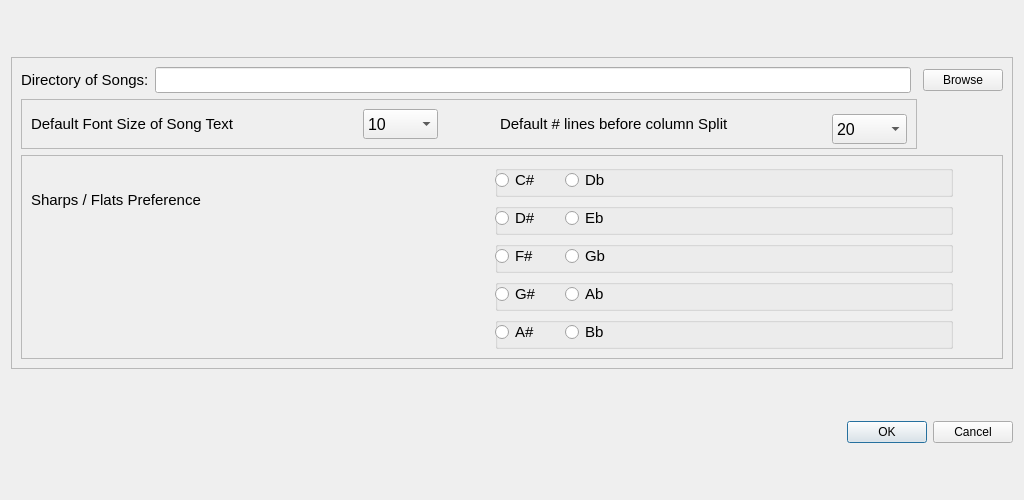
<?xml version="1.0" encoding="UTF-8"?>
<ui version="4.0">
 <class>PrefsEditor</class>
 <widget class="QDialog" name="PrefsEditor">
  <property name="geometry">
   <rect>
    <x>0</x>
    <y>0</y>
    <width>1024</width>
    <height>500</height>
   </rect>
  </property>
  <property name="minimumSize">
   <size>
    <width>1024</width>
    <height>500</height>
   </size>
  </property>
  <property name="windowTitle">
   <string>Dialog</string>
  </property>
  <layout class="QVBoxLayout" name="verticalLayout">
   <item>
    <widget class="QFrame" name="frame">
     <property name="sizePolicy">
      <sizepolicy hsizetype="Maximum" vsizetype="Maximum">
       <horstretch>0</horstretch>
       <verstretch>0</verstretch>
      </sizepolicy>
     </property>
     <property name="maximumSize">
      <size>
       <width>2000</width>
       <height>16777215</height>
      </size>
     </property>
     <property name="frameShape">
      <enum>QFrame::StyledPanel</enum>
     </property>
     <property name="frameShadow">
      <enum>QFrame::Raised</enum>
     </property>
     <layout class="QGridLayout" name="gridLayout">
      <item row="0" column="0">
       <widget class="QLabel" name="label">
        <property name="font">
         <font>
          <pointsize>11</pointsize>
         </font>
        </property>
        <property name="text">
         <string>Directory of Songs:</string>
        </property>
       </widget>
      </item>
      <item row="1" column="0" colspan="3">
       <widget class="QFrame" name="frame_3">
        <property name="minimumSize">
         <size>
          <width>0</width>
          <height>30</height>
         </size>
        </property>
        <property name="frameShape">
         <enum>QFrame::StyledPanel</enum>
        </property>
        <property name="frameShadow">
         <enum>QFrame::Raised</enum>
        </property>
        <layout class="QGridLayout" name="gridLayout_3">
         <item row="0" column="3">
          <widget class="QLabel" name="label_4">
           <property name="minimumSize">
            <size>
             <width>250</width>
             <height>0</height>
            </size>
           </property>
           <property name="font">
            <font>
             <pointsize>11</pointsize>
            </font>
           </property>
           <property name="text">
            <string>Default # lines before column Split</string>
           </property>
           <property name="wordWrap">
            <bool>true</bool>
           </property>
          </widget>
         </item>
         <item row="0" column="4">
          <widget class="QComboBox" name="PageSize">
           <property name="minimumSize">
            <size>
             <width>75</width>
             <height>30</height>
            </size>
           </property>
           <property name="maximumSize">
            <size>
             <width>30</width>
             <height>20</height>
            </size>
           </property>
           <property name="font">
            <font>
             <pointsize>12</pointsize>
            </font>
           </property>
           <item>
            <property name="text">
             <string>20</string>
            </property>
           </item>
           <item>
            <property name="text">
             <string>21</string>
            </property>
           </item>
           <item>
            <property name="text">
             <string>22</string>
            </property>
           </item>
           <item>
            <property name="text">
             <string>23</string>
            </property>
           </item>
           <item>
            <property name="text">
             <string>24</string>
            </property>
           </item>
           <item>
            <property name="text">
             <string>25</string>
            </property>
           </item>
           <item>
            <property name="text">
             <string>26</string>
            </property>
           </item>
           <item>
            <property name="text">
             <string>27</string>
            </property>
           </item>
           <item>
            <property name="text">
             <string>28</string>
            </property>
           </item>
           <item>
            <property name="text">
             <string>29</string>
            </property>
           </item>
           <item>
            <property name="text">
             <string>30</string>
            </property>
           </item>
           <item>
            <property name="text">
             <string>31</string>
            </property>
           </item>
           <item>
            <property name="text">
             <string>32</string>
            </property>
           </item>
           <item>
            <property name="text">
             <string>33</string>
            </property>
           </item>
           <item>
            <property name="text">
             <string>34</string>
            </property>
           </item>
           <item>
            <property name="text">
             <string>35</string>
            </property>
           </item>
           <item>
            <property name="text">
             <string>36</string>
            </property>
           </item>
           <item>
            <property name="text">
             <string>37</string>
            </property>
           </item>
           <item>
            <property name="text">
             <string>38</string>
            </property>
           </item>
           <item>
            <property name="text">
             <string>39</string>
            </property>
           </item>
           <item>
            <property name="text">
             <string>40</string>
            </property>
           </item>
           <item>
            <property name="text">
             <string>41</string>
            </property>
           </item>
           <item>
            <property name="text">
             <string>42</string>
            </property>
           </item>
           <item>
            <property name="text">
             <string>43</string>
            </property>
           </item>
           <item>
            <property name="text">
             <string>44</string>
            </property>
           </item>
           <item>
            <property name="text">
             <string>45</string>
            </property>
           </item>
           <item>
            <property name="text">
             <string>46</string>
            </property>
           </item>
           <item>
            <property name="text">
             <string>47</string>
            </property>
           </item>
           <item>
            <property name="text">
             <string>48</string>
            </property>
           </item>
           <item>
            <property name="text">
             <string>49</string>
            </property>
           </item>
           <item>
            <property name="text">
             <string>50</string>
            </property>
           </item>
          </widget>
         </item>
         <item row="0" column="1">
          <widget class="QComboBox" name="DefaultFontSize">
           <property name="minimumSize">
            <size>
             <width>75</width>
             <height>20</height>
            </size>
           </property>
           <property name="maximumSize">
            <size>
             <width>60</width>
             <height>30</height>
            </size>
           </property>
           <property name="font">
            <font>
             <pointsize>12</pointsize>
            </font>
           </property>
           <item>
            <property name="text">
             <string>10</string>
            </property>
           </item>
           <item>
            <property name="text">
             <string>15</string>
            </property>
           </item>
           <item>
            <property name="text">
             <string>20</string>
            </property>
           </item>
           <item>
            <property name="text">
             <string>25</string>
            </property>
           </item>
           <item>
            <property name="text">
             <string>30</string>
            </property>
           </item>
           <item>
            <property name="text">
             <string>35</string>
            </property>
           </item>
           <item>
            <property name="text">
             <string>40</string>
            </property>
           </item>
          </widget>
         </item>
         <item row="0" column="0">
          <widget class="QLabel" name="label_2">
           <property name="minimumSize">
            <size>
             <width>200</width>
             <height>0</height>
            </size>
           </property>
           <property name="font">
            <font>
             <pointsize>11</pointsize>
            </font>
           </property>
           <property name="text">
            <string>Default Font Size of Song Text</string>
           </property>
           <property name="wordWrap">
            <bool>true</bool>
           </property>
          </widget>
         </item>
         <item row="0" column="2">
          <widget class="QLabel" name="label_5">
           <property name="maximumSize">
            <size>
             <width>50</width>
             <height>16777185</height>
            </size>
           </property>
           <property name="text">
            <string> </string>
           </property>
          </widget>
         </item>
        </layout>
       </widget>
      </item>
      <item row="2" column="0" colspan="4">
       <widget class="QFrame" name="frame_2">
        <property name="sizePolicy">
         <sizepolicy hsizetype="Expanding" vsizetype="Expanding">
          <horstretch>0</horstretch>
          <verstretch>0</verstretch>
         </sizepolicy>
        </property>
        <property name="minimumSize">
         <size>
          <width>0</width>
          <height>127</height>
         </size>
        </property>
        <property name="frameShape">
         <enum>QFrame::StyledPanel</enum>
        </property>
        <property name="frameShadow">
         <enum>QFrame::Raised</enum>
        </property>
        <layout class="QGridLayout" name="gridLayout_2">
         <item row="0" column="0" rowspan="2">
          <widget class="QLabel" name="label_3">
           <property name="font">
            <font>
             <pointsize>11</pointsize>
            </font>
           </property>
           <property name="text">
            <string>Sharps / Flats Preference</string>
           </property>
           <property name="wordWrap">
            <bool>true</bool>
           </property>
          </widget>
         </item>
         <item row="1" column="1">
          <widget class="QGroupBox" name="groupBox_2">
           <property name="minimumSize">
            <size>
             <width>0</width>
             <height>30</height>
            </size>
           </property>
           <property name="title">
            <string/>
           </property>
           <widget class="QRadioButton" name="radioButton_Ds">
            <property name="geometry">
             <rect>
              <x>0</x>
              <y>0</y>
              <width>62</width>
              <height>30</height>
             </rect>
            </property>
            <property name="minimumSize">
             <size>
              <width>0</width>
              <height>30</height>
             </size>
            </property>
            <property name="font">
             <font>
              <pointsize>11</pointsize>
             </font>
            </property>
            <property name="text">
             <string>D#</string>
            </property>
           </widget>
           <widget class="QRadioButton" name="radioButton_Eb">
            <property name="geometry">
             <rect>
              <x>70</x>
              <y>0</y>
              <width>62</width>
              <height>30</height>
             </rect>
            </property>
            <property name="minimumSize">
             <size>
              <width>0</width>
              <height>30</height>
             </size>
            </property>
            <property name="font">
             <font>
              <pointsize>11</pointsize>
             </font>
            </property>
            <property name="text">
             <string>Eb</string>
            </property>
           </widget>
          </widget>
         </item>
         <item row="2" column="1">
          <widget class="QGroupBox" name="groupBox_3">
           <property name="minimumSize">
            <size>
             <width>0</width>
             <height>30</height>
            </size>
           </property>
           <property name="title">
            <string/>
           </property>
           <widget class="QRadioButton" name="radioButton_Fs">
            <property name="geometry">
             <rect>
              <x>0</x>
              <y>0</y>
              <width>62</width>
              <height>30</height>
             </rect>
            </property>
            <property name="minimumSize">
             <size>
              <width>0</width>
              <height>30</height>
             </size>
            </property>
            <property name="font">
             <font>
              <pointsize>11</pointsize>
             </font>
            </property>
            <property name="text">
             <string>F#</string>
            </property>
           </widget>
           <widget class="QRadioButton" name="radioButton_Gb">
            <property name="geometry">
             <rect>
              <x>70</x>
              <y>0</y>
              <width>62</width>
              <height>30</height>
             </rect>
            </property>
            <property name="minimumSize">
             <size>
              <width>0</width>
              <height>30</height>
             </size>
            </property>
            <property name="font">
             <font>
              <pointsize>11</pointsize>
             </font>
            </property>
            <property name="text">
             <string>Gb</string>
            </property>
           </widget>
          </widget>
         </item>
         <item row="3" column="1">
          <widget class="QGroupBox" name="groupBox_4">
           <property name="minimumSize">
            <size>
             <width>0</width>
             <height>30</height>
            </size>
           </property>
           <property name="title">
            <string/>
           </property>
           <widget class="QRadioButton" name="radioButton_Gs">
            <property name="geometry">
             <rect>
              <x>0</x>
              <y>0</y>
              <width>62</width>
              <height>30</height>
             </rect>
            </property>
            <property name="minimumSize">
             <size>
              <width>0</width>
              <height>30</height>
             </size>
            </property>
            <property name="font">
             <font>
              <pointsize>11</pointsize>
             </font>
            </property>
            <property name="text">
             <string>G#</string>
            </property>
           </widget>
           <widget class="QRadioButton" name="radioButton_Ab">
            <property name="geometry">
             <rect>
              <x>70</x>
              <y>0</y>
              <width>62</width>
              <height>30</height>
             </rect>
            </property>
            <property name="minimumSize">
             <size>
              <width>0</width>
              <height>30</height>
             </size>
            </property>
            <property name="font">
             <font>
              <pointsize>11</pointsize>
             </font>
            </property>
            <property name="text">
             <string>Ab</string>
            </property>
           </widget>
          </widget>
         </item>
         <item row="0" column="1">
          <widget class="QGroupBox" name="groupBox_1">
           <property name="minimumSize">
            <size>
             <width>0</width>
             <height>30</height>
            </size>
           </property>
           <property name="title">
            <string/>
           </property>
           <widget class="QRadioButton" name="radioButton_Cs">
            <property name="geometry">
             <rect>
              <x>0</x>
              <y>0</y>
              <width>62</width>
              <height>30</height>
             </rect>
            </property>
            <property name="minimumSize">
             <size>
              <width>0</width>
              <height>30</height>
             </size>
            </property>
            <property name="font">
             <font>
              <pointsize>11</pointsize>
             </font>
            </property>
            <property name="text">
             <string>C#</string>
            </property>
           </widget>
           <widget class="QRadioButton" name="radioButton_Db">
            <property name="geometry">
             <rect>
              <x>70</x>
              <y>0</y>
              <width>62</width>
              <height>30</height>
             </rect>
            </property>
            <property name="minimumSize">
             <size>
              <width>0</width>
              <height>30</height>
             </size>
            </property>
            <property name="font">
             <font>
              <pointsize>11</pointsize>
             </font>
            </property>
            <property name="text">
             <string>Db</string>
            </property>
           </widget>
          </widget>
         </item>
         <item row="4" column="1">
          <widget class="QGroupBox" name="groupBox_5">
           <property name="minimumSize">
            <size>
             <width>0</width>
             <height>30</height>
            </size>
           </property>
           <property name="title">
            <string/>
           </property>
           <widget class="QRadioButton" name="radioButton_As">
            <property name="geometry">
             <rect>
              <x>0</x>
              <y>0</y>
              <width>62</width>
              <height>30</height>
             </rect>
            </property>
            <property name="minimumSize">
             <size>
              <width>0</width>
              <height>30</height>
             </size>
            </property>
            <property name="font">
             <font>
              <pointsize>11</pointsize>
             </font>
            </property>
            <property name="text">
             <string>A#</string>
            </property>
           </widget>
           <widget class="QRadioButton" name="radioButton_Bb">
            <property name="geometry">
             <rect>
              <x>70</x>
              <y>0</y>
              <width>62</width>
              <height>30</height>
             </rect>
            </property>
            <property name="minimumSize">
             <size>
              <width>0</width>
              <height>30</height>
             </size>
            </property>
            <property name="font">
             <font>
              <pointsize>11</pointsize>
             </font>
            </property>
            <property name="text">
             <string>Bb</string>
            </property>
           </widget>
          </widget>
         </item>
         <item row="1" column="2">
          <spacer name="horizontalSpacer">
           <property name="orientation">
            <enum>Qt::Horizontal</enum>
           </property>
           <property name="sizeType">
            <enum>QSizePolicy::Minimum</enum>
           </property>
           <property name="sizeHint" stdset="0">
            <size>
             <width>40</width>
             <height>20</height>
            </size>
           </property>
          </spacer>
         </item>
        </layout>
       </widget>
      </item>
      <item row="0" column="1">
       <widget class="QLineEdit" name="SongDirectory">
        <property name="font">
         <font>
          <pointsize>11</pointsize>
         </font>
        </property>
       </widget>
      </item>
      <item row="0" column="3">
       <widget class="QPushButton" name="pushBrowse">
        <property name="text">
         <string>Browse</string>
        </property>
       </widget>
      </item>
     </layout>
    </widget>
   </item>
   <item>
    <widget class="QDialogButtonBox" name="buttonBox">
     <property name="orientation">
      <enum>Qt::Horizontal</enum>
     </property>
     <property name="standardButtons">
      <set>QDialogButtonBox::Cancel|QDialogButtonBox::Ok</set>
     </property>
    </widget>
   </item>
  </layout>
 </widget>
 <resources/>
 <connections>
  <connection>
   <sender>buttonBox</sender>
   <signal>accepted()</signal>
   <receiver>PrefsEditor</receiver>
   <slot>accept()</slot>
   <hints>
    <hint type="sourcelabel">
     <x>248</x>
     <y>254</y>
    </hint>
    <hint type="destinationlabel">
     <x>157</x>
     <y>274</y>
    </hint>
   </hints>
  </connection>
  <connection>
   <sender>buttonBox</sender>
   <signal>rejected()</signal>
   <receiver>PrefsEditor</receiver>
   <slot>reject()</slot>
   <hints>
    <hint type="sourcelabel">
     <x>316</x>
     <y>260</y>
    </hint>
    <hint type="destinationlabel">
     <x>286</x>
     <y>274</y>
    </hint>
   </hints>
  </connection>
 </connections>
</ui>
